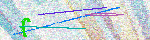
#> input picture gif/1.gif, 150 x 40 px, found by its file name
$ python gif.py   (Python 2 division)
#> lines starting #> are read from the running program, lines starting #| are printed output that depends on the picture
import Image

def processImage(path):
#> called with path = '1.gif'
    DURATION = 1000

    im = Image.open(path)
#> im is the input picture: PIL image 150x40 P; mean R, G, B, A 199.2, 211.4, 213.8, 252.5
    frames = []
    key = 0
    for i in range(10):
        im.seek(i)
        frames.append(im.load())
        if im.info['duration']>DURATION:
            key = i
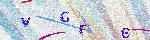
#> im: PIL image 150x40 RGBA; mean R, G, B, A 203.5, 209.2, 215.6, 252.7; transparent parts drawn white
#> after the loop, frames = 10 items
    frame = frames[key]

    WIDTH = 100
    HEIGHT = 50

    d = {}
    for i in xrange(WIDTH):
        for j in xrange(HEIGHT):
            k = frames[key][i,j]
            if d.has_key(k):
                d[k][0] += 1
                d[k].append((i,j))
            else:
                d[k] = [1,(i,j)]
#> after the loop, d = 35 items
    topd = sorted(d.items(),cmp=lambda x,y:cmp(y[1][0],x[1][0]))

    for i in xrange(WIDTH):
        for j in xrange(HEIGHT):
            frame[i,j]=0

    found = 0
    for (k,v) in topd:
        if not isnoise(v[1:]):
            for point in v[1:]:
                frame[point[0],point[1]]=k
            found += 1
        else:
#           print k,'is noise'
            pass
        if found == 4:
            break
    return frame

def printframe(frame,code=-1):
    for i in xrange(WIDTH):
        for j in xrange(HEIGHT):
            if (code == -1 and frame[i,j] !=0) or (code != -1 and frame[i,j]==code) :
                print '*',
            else:
                print '-',
        print

if __name__ == '__main__':
#> (the run stopped early here; a loop or call above may not have finished)
